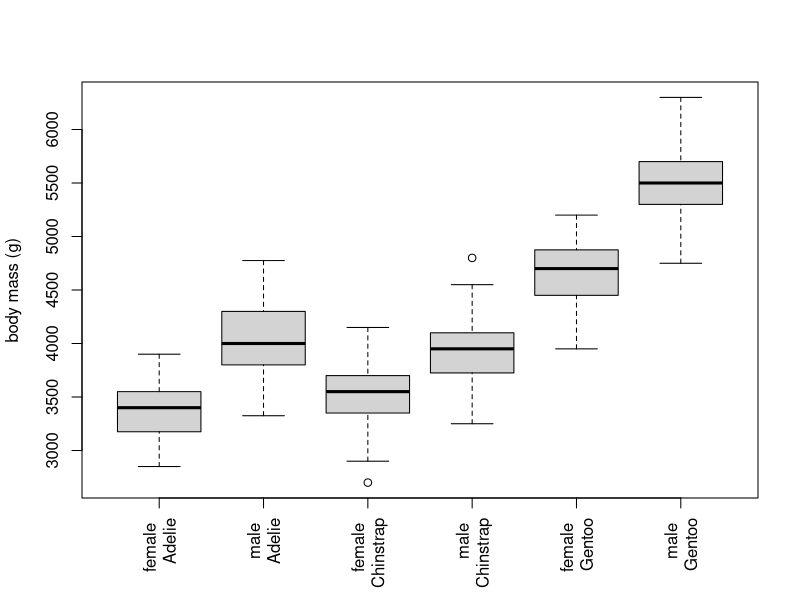

Write the R code that produced this figure.
require(palmerpenguins)
boxplot(body_mass_g ~ sex*species, data = penguins, las = 3, names = c("female \n Adelie", "male \n Adelie", "female \n Chinstrap", "male \n Chinstrap", "female \n Gentoo", "male \n Gentoo"), ylab = "body mass (g)", xlab = "")
#2 Based on the boxplots, I think male penguins are significantly heavier than female penguins of the same species and the difference is significant because the box for male is higher than the box for female of the same species and the boxes do not overlap much.
#3 I think adding sex to a model that already includes species will improve the model fit because there are significant variations in sex that we need to capture.
#4
fit_both = lm(body_mass_g ~ sex * species, data = penguins)
summary(fit_both)
#5 female Adelie
#6 Intercept, speciesChinstrap
#7 3527.206
summary(fit_both)$coefficient [1 , 1] + summary(fit_both)$coefficient [3 , 1]
#8 3527.206
Chinstrap = subset(penguins, species == "Chinstrap")
Chinstrap_female = subset(Chinstrap, sex == "female")
mean(Chinstrap_female$body_mass_g)

aggregate(body_mass_g ~ species*sex, data = penguins, FUN = mean)
